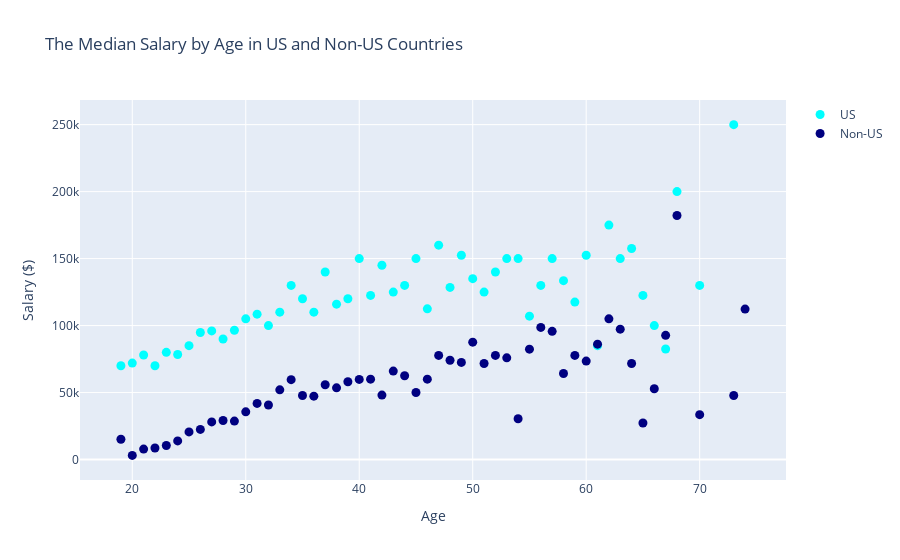

Notebook cell for this chart:
### Markdown cell above
**If you are a newbie, do not be in a hurry about salary, it increases. Learn as many new technologies as possible and be an active member of the data science community.**

**Since there is a big wage gap between US & non-US countries, I analyze them seperately. Do not mix apples & oranges.**

### Code cell
# Getting the median salary for us and non-us countries
us_group = us_salary.groupby('Age')['Salary'].median().to_frame()
non_us_group = non_us_salary.groupby('Age')['Salary'].median().to_frame()

# scatter plot to show the relationship
trace0 = go.Scatter(
    x = non_us_group.index,
    y = us_group['Salary'].round(-2),
    name = 'US',
    mode='markers',
    marker=dict(
        size=9,
        color=('aqua')
    )
)

trace1 = go.Scatter(
    x = non_us_group.index,
    y = non_us_group['Salary'].round(-2),
    name= 'Non-US',
    mode = 'markers',
    marker = dict(
          size=9,
          color=('navy')
    )
)

data = [trace0, trace1]
layout = dict(
    title = 'The Median Salary by Age in US and Non-US Countries',
    xaxis = dict(title = 'Age'),
    yaxis = dict(title = 'Salary ($)')
)

fig = dict(data=data, layout=layout)
fig['layout']['xaxis'].update(dict(title = 'Age', tickfont = dict(size = 12)))
po.iplot(fig)

### Figure 1 — Plotly figure (JSON) as saved in the notebook; plotly's stock layout.template omitted (floating-point values rounded to 4 significant figures)
{"data": [{"marker": {"color": "aqua", "size": 9}, "mode": "markers", "name": "US", "type": "scatter", "x": [19, 20, 21, 22, 23, 24, 25, 26, 27, 28, 29, 30, 31, 32, 33, 34, 35, 36, 37, 38, 39, 40, 41, 42, 43, 44, 45, 46, 47, 48, 49, 50, 51, 52, 53, 54, 55, 56, 57, 58, 59, 60, 61, 62, 63, 64, 65, 66, 67, 68, 70, 73, 74], "y": [70000, 72000, 78000, 70000, 80000, 78400, 85000, 94800, 96000, 90000, 96500, 105000, 108500, 100000, 110000, 130000, 120000, 110000, 140000, 116000, 120000, 150000, 122500, 145000, 125000, 130000, 150000, 112500, 160000, 128500, 152500, 135000, 125000, 140000, 150000, 150000, 107000, 130000, 150000, 133500, 117500, 152500, 85000, 175000, 150000, 157500, 122500, 100000, 82500, 200000, 130000, 250000]}, {"marker": {"color": "navy", "size": 9}, "mode": "markers", "name": "Non-US", "type": "scatter", "x": [19, 20, 21, 22, 23, 24, 25, 26, 27, 28, 29, 30, 31, 32, 33, 34, 35, 36, 37, 38, 39, 40, 41, 42, 43, 44, 45, 46, 47, 48, 49, 50, 51, 52, 53, 54, 55, 56, 57, 58, 59, 60, 61, 62, 63, 64, 65, 66, 67, 68, 70, 73, 74], "y": [15100, 3100, 7800, 8600, 10500, 13900, 20600, 22500, 28100, 29100, 28700, 35600, 41900, 40700, 52000, 59600, 47800, 47300, 55800, 53500, 58100, 59800, 60000, 48100, 66000, 62500, 50000, 60000, 77700, 74100, 72500, 87600, 71700, 77700, 75900, 30400, 82400, 98600, 95700, 64200, 77700, 73500, 86100, 105000, 97300, 71700, 27300, 52800, 92700, 182200, 33500, 47800, 112300]}], "layout": {"title": {"text": "The Median Salary by Age in US and Non-US Countries"}, "xaxis": {"tickfont": {"size": 12}, "title": {"text": "Age"}}, "yaxis": {"title": {"text": "Salary ($)"}}}}
